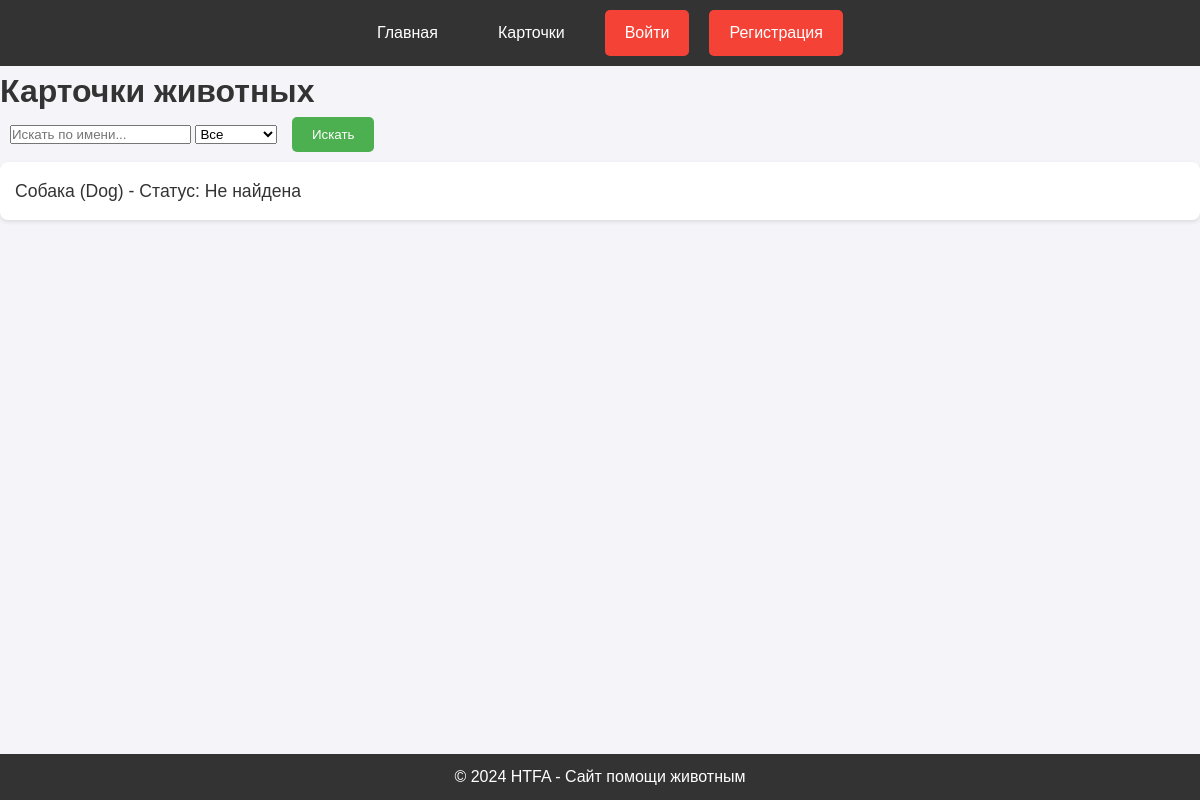
/cards/, run on an earlier commit of the app's database.
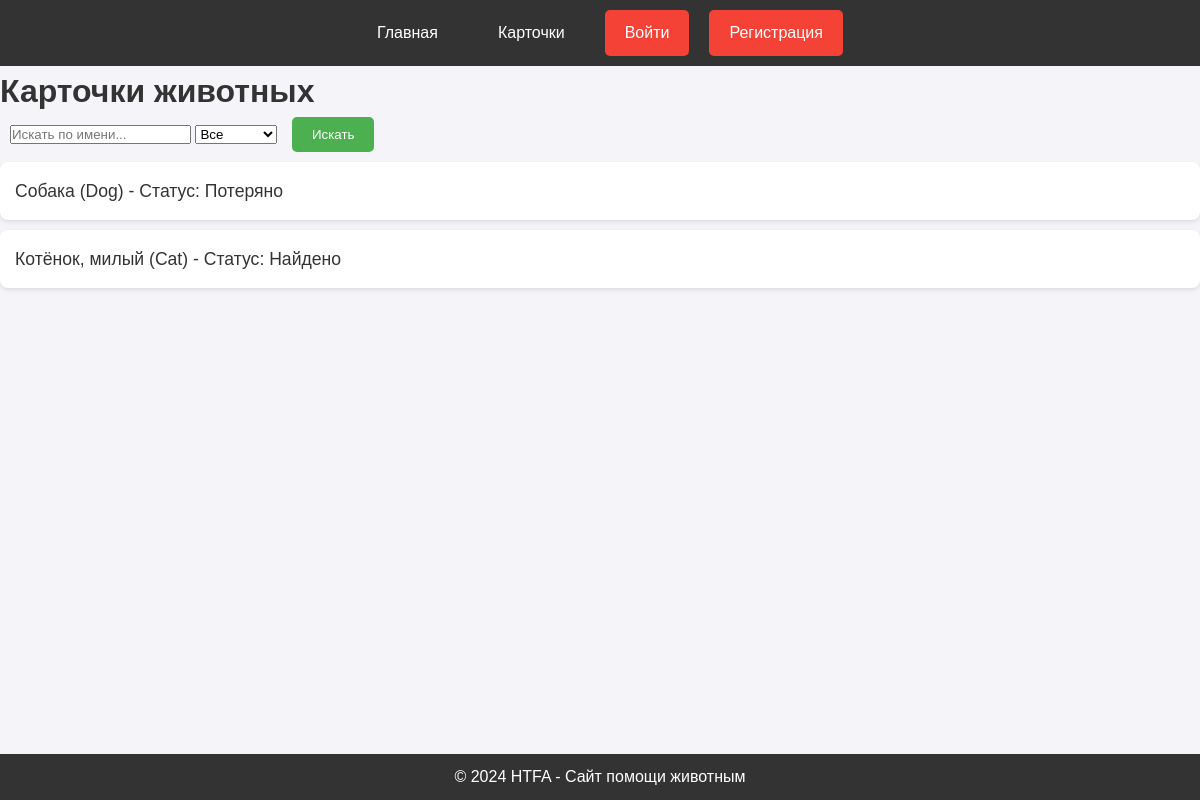
And on a later commit of the database.
### main/models.py (models this page shows, shortened)
class SearchCard(models.Model):
    id = models.AutoField(primary_key=True)
    user = models.ForeignKey(CustomUser, on_delete=models.CASCADE)  # Многие к одному
    created_at = models.DateTimeField(auto_now_add=True)
    name_animal = models.CharField(max_length=30)
    status = models.CharField(max_length=30)  # Статус поиска животного
    animal_type = models.CharField(max_length=30)  # Тип животного
    describe_animal = models.TextField()  # Описание животного
    last_seen_location = models.CharField(max_length=255)  # Последнее местоположение с координатами
    updated_at = models.DateTimeField(auto_now=True)  # Изменил на updated_at для последовательности

### main/views.py (the view)
# urls.py: path('cards/', views.cards, name='cards'),
def cards(request):
    query = request.GET.get('q', '')
    status = request.GET.get('status', '')
    cards = SearchCard.objects.all()
    if query:
        cards = cards.filter(name_animal__icontains=query)
    if status:
        cards = cards.filter(status=status)
    return render(request, 'main/cards.html', {'cards': cards})

### main/templates/main/cards.html (shortened to what this page needs)
{% extends 'main/base.html' %}
{% block content %}
<h1>Карточки животных</h1>
<form method="GET" action="{% url 'search_cards' %}">
    <input type="text" name="q" placeholder="Искать по имени..." value="{{ request.GET.q }}">
    <select name="status">
        <option value="">Все</option>
    </select>
    <button type="submit">Искать</button>
</form>
<ul>
    {% for card in cards %}
        <li>
            <a href="{% url 'card_detail' card.id %}">
                {{ card.name_animal }} ({{ card.animal_type }}) - Статус: {{ card.status }}
            </a>
        </li>
    {% empty %}
        <li>Карточки не найдены.</li>
    {% endfor %}
</ul>
{% endblock %}

### main/templates/main/base.html (shortened to what this page needs)
{% load static %}
<!DOCTYPE html>
<html lang="ru">
<head>
    <link rel="stylesheet" href="{% static 'css/styles.css' %}">
</head>
<body>
    <header>
        <nav class="navbar">
            <a href="/">Главная</a>
            <a href="/cards">Карточки</a>
            {% if user.is_authenticated %}
                <a href="{% url 'profile' %}">Профиль</a>
                <form method="POST" action="{% url 'logout' %}">
                    {% csrf_token %}
                    <button type="submit" class="logout-btn">Выйти</button>
                </form>
            {% else %}
                <a href="{% url 'login' %}" class="auth btn">Войти</a>
                <a href="{% url 'register' %}" class="auth btn">Регистрация</a>
            {% endif %}
        </nav>
    </header>
    <main>
        {% block content %}{% endblock %}
    </main>
    <footer>
        <p>© 2024 HTFA - Сайт помощи животным</p>
    </footer>
</body>
</html>

### main/static/css/styles.css (style rules this page uses)
* { margin: 0; padding: 0; box-sizing: border-box; font-family: Arial, sans-serif; }
body { background-color: #f4f4f9; color: #333; line-height: 1.6; }
h1, h2 { font-size: 2em; color: #333; }
.navbar { display: flex; justify-content: center; align-items: center; background-color: #333; padding: 10px; }
.navbar a { color: white; padding: 10px 20px; text-decoration: none; margin: 0 10px; border-radius: 5px; }
button, .btn, .navbar .auth, .navbar .btn, .navbar .logout-btn { padding: 10px 20px; background-color: #4CAF50; color: white; border: none; border-radius: 5px; cursor: pointer; text-decoration: none; display: inline-block; text-align: center; margin: 0 10px; }
.navbar .auth { background-color: #4CAF50; }
.navbar .btn { background-color: #f44336; }
form { display: inline-block; margin: 0 10px; }
form button { padding: 10px 20px; background-color: #4CAF50; color: white; border: none; border-radius: 5px; }
ul { list-style: none; padding: 0; }
ul li { background-color: white; margin: 10px 0; padding: 15px; border-radius: 8px; box-shadow: 0 2px 4px rgba(0, 0, 0, 0.1); }
ul li a { text-decoration: none; color: #333; font-size: 1.1em; }
footer { background-color: #333; color: white; text-align: center; padding: 10px; position: fixed; bottom: 0; width: 100%; }
a { color: #4CAF50; text-decoration: none; }

What changed in the data, as far as the page shows it:
changed SearchCard "Собака": status "Не найдена" → "Потеряно"
added SearchCard: name_animal "Котёнок, милый", animal_type "Cat", status "Найдено"
